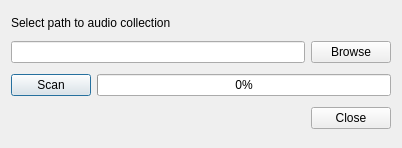
<?xml version="1.0" encoding="UTF-8"?>
<ui version="4.0">
 <class>Dialog</class>
 <widget class="QDialog" name="Dialog">
  <property name="geometry">
   <rect>
    <x>0</x>
    <y>0</y>
    <width>402</width>
    <height>148</height>
   </rect>
  </property>
  <property name="windowTitle">
   <string>Collection Preferences</string>
  </property>
  <property name="windowIcon">
   <iconset resource="../rotesonne.qrc">
    <normaloff>:/images/media-podcast.png</normaloff>:/images/media-podcast.png</iconset>
  </property>
  <layout class="QGridLayout" name="gridLayout">
   <item row="0" column="0">
    <widget class="QLabel" name="label">
     <property name="sizePolicy">
      <sizepolicy hsizetype="Fixed" vsizetype="Fixed">
       <horstretch>0</horstretch>
       <verstretch>0</verstretch>
      </sizepolicy>
     </property>
     <property name="text">
      <string>Select path to audio collection</string>
     </property>
    </widget>
   </item>
   <item row="1" column="0" colspan="2">
    <layout class="QHBoxLayout" name="horizontalLayout_2">
     <item>
      <widget class="QLineEdit" name="collectionPathLineEdit"/>
     </item>
     <item>
      <widget class="QPushButton" name="browseButton">
       <property name="sizePolicy">
        <sizepolicy hsizetype="Fixed" vsizetype="Fixed">
         <horstretch>0</horstretch>
         <verstretch>0</verstretch>
        </sizepolicy>
       </property>
       <property name="text">
        <string>Browse</string>
       </property>
       <property name="autoDefault">
        <bool>false</bool>
       </property>
      </widget>
     </item>
    </layout>
   </item>
   <item row="2" column="0" colspan="2">
    <layout class="QHBoxLayout" name="horizontalLayout">
     <item>
      <widget class="QPushButton" name="scanButton">
       <property name="sizePolicy">
        <sizepolicy hsizetype="Maximum" vsizetype="Maximum">
         <horstretch>0</horstretch>
         <verstretch>0</verstretch>
        </sizepolicy>
       </property>
       <property name="sizeIncrement">
        <size>
         <width>0</width>
         <height>0</height>
        </size>
       </property>
       <property name="text">
        <string>Scan</string>
       </property>
      </widget>
     </item>
     <item>
      <widget class="QProgressBar" name="progressBar">
       <property name="sizePolicy">
        <sizepolicy hsizetype="Expanding" vsizetype="Fixed">
         <horstretch>0</horstretch>
         <verstretch>0</verstretch>
        </sizepolicy>
       </property>
       <property name="minimumSize">
        <size>
         <width>0</width>
         <height>0</height>
        </size>
       </property>
       <property name="layoutDirection">
        <enum>Qt::LeftToRight</enum>
       </property>
       <property name="value">
        <number>0</number>
       </property>
       <property name="alignment">
        <set>Qt::AlignRight|Qt::AlignTrailing|Qt::AlignVCenter</set>
       </property>
      </widget>
     </item>
    </layout>
   </item>
   <item row="3" column="1">
    <widget class="QDialogButtonBox" name="closeButton">
     <property name="orientation">
      <enum>Qt::Horizontal</enum>
     </property>
     <property name="standardButtons">
      <set>QDialogButtonBox::Close</set>
     </property>
    </widget>
   </item>
  </layout>
 </widget>
 <resources>
  <include location="../rotesonne.qrc"/>
 </resources>
 <connections/>
</ui>
